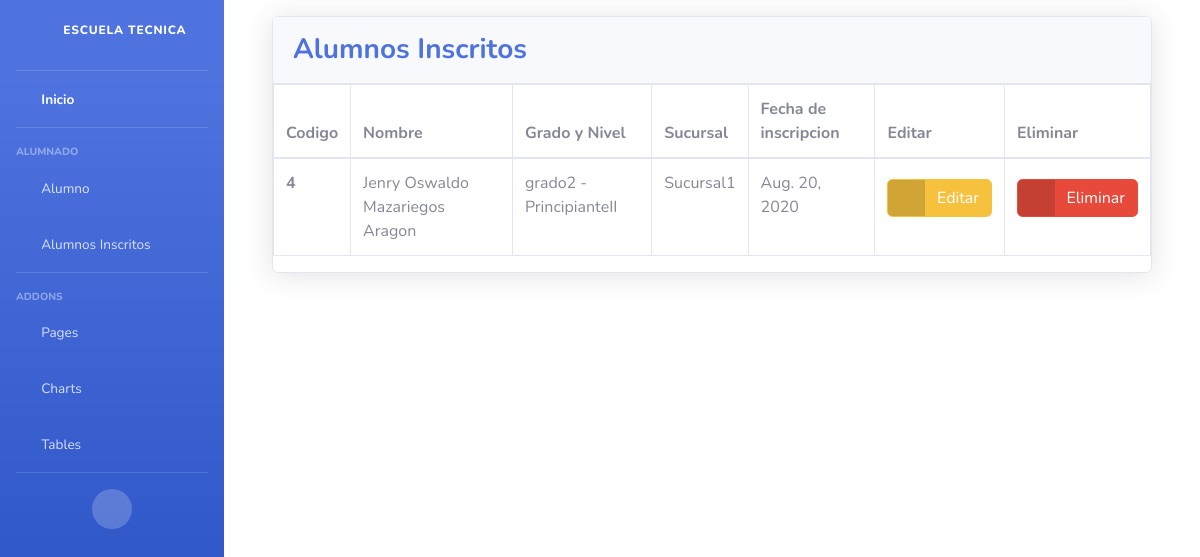
The page /alumnosInscritos/ on the database as committed earlier.
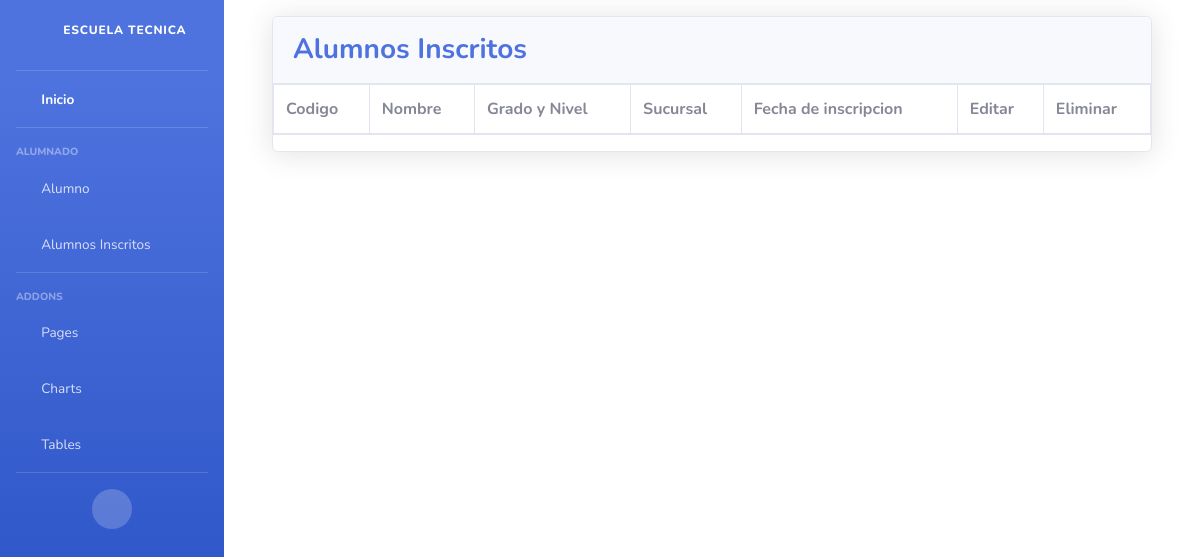
The same page on the database as committed later.
### Models/Inscripcion/models.py (models this page shows, shortened)
class Inscripcion(models.Model):
    id_inscripcion = models.AutoField(primary_key=True)
    alumno_id_alumno = models.ForeignKey(Alumno, on_delete=models.CASCADE)
    nivel_id_nivel = models.ForeignKey(Nivel, on_delete=models.CASCADE)
    sucursal_id_sucursal = models.ForeignKey(Sucursal, on_delete=models.CASCADE)
    fecha = models.DateField()
    nota = models.IntegerField(default=0, blank=True)
    usuario_id_user = models.ForeignKey(User, on_delete=models.CASCADE)

### Models/Alumno/models.py (models this page shows)
class Alumno(models.Model):
    id_alumno = models.AutoField(primary_key=True)
    nombre = models.CharField(max_length=45)
    apellido = models.CharField(max_length=45)
    dpi = models.CharField(max_length=13, unique=True)
    telefono = models.CharField(max_length=10)
    correo = models.EmailField(max_length=125)
    def __str__(self):
        return '{} {}'.format(self.nombre, self.apellido)

### Models/Nivel/models.py (models this page shows)
class Nivel(models.Model):
    id_nivel = models.AutoField(primary_key=True)
    nombre_nivel = models.CharField(max_length=45)
    grado_id_grado = models.ForeignKey(Grado, on_delete=models.CASCADE)
    def __str__(self):
        return '{} {}'.format(self.grado_id_grado, " - " + self.nombre_nivel)

class Grado(models.Model):
    id_grado = models.AutoField(primary_key=True)
    nombre_grado = models.CharField(max_length=45)
    def __str__(self):
        return '{}'.format(self.nombre_grado)

### Models/Sucursal/models.py (models this page shows)
class Sucursal(models.Model):
    id_sucursal = models.AutoField(primary_key=True)
    nombre = models.CharField(max_length=45)
    razon_social = models.CharField(max_length=45)
    direccion = models.CharField(max_length=125)
    correo = models.EmailField(max_length=125)
    telefono = models.CharField(max_length=10)
    def __str__(self):
        return self.nombre

### Models/Inscripcion/views.py (the view)
# urls.py: path("alumnosInscritos/", formularioInscribirView.listar_alumnos, name="mostrarInscritos"),
    def listar_alumnos(request):
        alumnos = Inscripcion.objects.all()
        return render(request, "listAlumnoInscrito.html", {"lb_alumnos": alumnos})

### Templates/listAlumnoInscrito.html (shortened to what this page needs)
{% extends "nabvar.html" %}
{% block content %}
<div class="container-fluid">
    <div class="card shadow mb-4">
          <div class="card-header py-3">
              <h3 class="m-0 font-weight-bold text-primary">Alumnos Inscritos</h3>
            </div>
            <div class="ca  rd-body">
              <div class="table-responsive">
                <table class="table table-bordered" id="dataTable" width="100%" cellspacing="0">
                  <thead>
                    <tr>
                      <th scope= "col">Codigo</th>
                      <th scope= "col">Nombre</th>
                      <th scope= "col">Grado y Nivel</th>
                      <th scope= "col">Sucursal</th>
                      <th scope= "col">Fecha de inscripcion</th>
                      <th scope="col">Editar</th>
                        <th scope="col">Eliminar</th>
                    </tr>
                  </thead>
                  <tbody>
                    {% for alumnos in lb_alumnos %}
                    <tr>
                      <th scope="row">{{ alumnos.pk }}</th>
                      <td>{{ alumnos.alumno_id_alumno }}</td>
                      <td>{{ alumnos.nivel_id_nivel }}</td>
                      <td>{{ alumnos.sucursal_id_sucursal }}</td>
                      <td>{{ alumnos.fecha }}</td>
                        <td>
                            <a href="{% url 'modificarAsignacion' alumnos.pk %}" class="btn btn-warning btn-icon-split">
                                <span class="icon text-white-50">
                                <i class="fas fa-exclamation-triangle"></i>
                                </span>
                                <span class="text">Editar</span>
                            </a>
                        </td>
                        <td>
                            <a href="{% url 'btnEliminar' alumnos.pk %}" class="btn btn-danger btn-icon-split">
                                <span class="icon text-white-50">
                                <i class="fas fa-trash"></i>
                                </span>
                                <span class="text">Eliminar</span>
                            </a>
                        </td>
                    </tr>
                  {% endfor %}
                  </tbody>
                </table>
              </div>
            </div>
    </div>
</div>
{% endblock %}

### Templates/nabvar.html (shortened to what this page needs)
{% load static %}
<!DOCTYPE html>
<html lang="en">
<head>
  <link href="{% static 'vendor/fontawesome-free/css/all.min.css' %}" rel="stylesheet" type="text/css">
  <link href="{% static 'css/sb-admin-2.min.css' %}" rel="stylesheet">
</head>
<body id="page-top">
  <div id="wrapper">
    <ul class="navbar-nav bg-gradient-primary sidebar sidebar-dark accordion" id="accordionSidebar">
      <a class="sidebar-brand d-flex align-items-center justify-content-center" href="nabvar.html">
        <div class="sidebar-brand-icon rotate-n-15">
          <i class="fas fa-laugh-wink"></i>
        </div>
        <div class="sidebar-brand-text mx-3"> <sup>Escuela Tecnica</sup></div>
      </a>
      <hr class="sidebar-divider my-0">
      <li class="nav-item active">
        <a class="nav-link" href="{% url 'index' %}">
            <i class="fas fa-fw fa-home"></i>
          <span>Inicio</span></a>
      </li>
      <hr class="sidebar-divider">
      <div class="sidebar-heading">
        Alumnado
      </div>
      <li class="nav-item">
        <a class="nav-link collapsed" href="#" data-toggle="collapse" data-target="#collapseTwo" aria-expanded="true" aria-controls="collapseTwo">
          <i class="fas fa-fw fa-address-card"></i>
          <span>Alumno</span>
        </a>
      </li>
      <li class="nav-item">
        <a class="nav-link collapsed" href="{% url 'mostrarInscritos' %}"  >
          <i class="fas fa-fw fa-book"></i>
          <span>Alumnos Inscritos</span>
        </a>
      </li>
      <hr class="sidebar-divider">
      <div class="sidebar-heading">
        Addons
      </div>
      <li class="nav-item">
        <a class="nav-link collapsed" href="#" data-toggle="collapse" data-target="#collapsePages" aria-expanded="true" aria-controls="collapsePages">
          <i class="fas fa-fw fa-folder"></i>
          <span>Pages</span>
        </a>
      </li>
      <li class="nav-item">
        <a class="nav-link" href="charts.html">
          <i class="fas fa-fw fa-chart-area"></i>
          <span>Charts</span></a>
      </li>
      <li class="nav-item">
        <a class="nav-link" href="tables.html">
          <i class="fas fa-fw fa-table"></i>
          <span>Tables</span></a>
      </li>
      <hr class="sidebar-divider d-none d-md-block">
      <div class="text-center d-none d-md-inline">
        <button class="rounded-circle border-0" id="sidebarToggle"></button>
      </div>
    </ul>
     <div class = "container-fluid" >
        {%  block content %}
        {% endblock %}
      </div>
  </div>
</body>
</html>

Rows that differ between the two databases and show on the page:
removed Inscripcion: pk "4", alumno_id_alumno "Jenry Oswaldo Mazariegos Aragon", nivel_id_nivel "grado2 - PrincipianteII", sucursal_id_sucursal "Sucursal1", fecha "Aug. 20, 2020"
